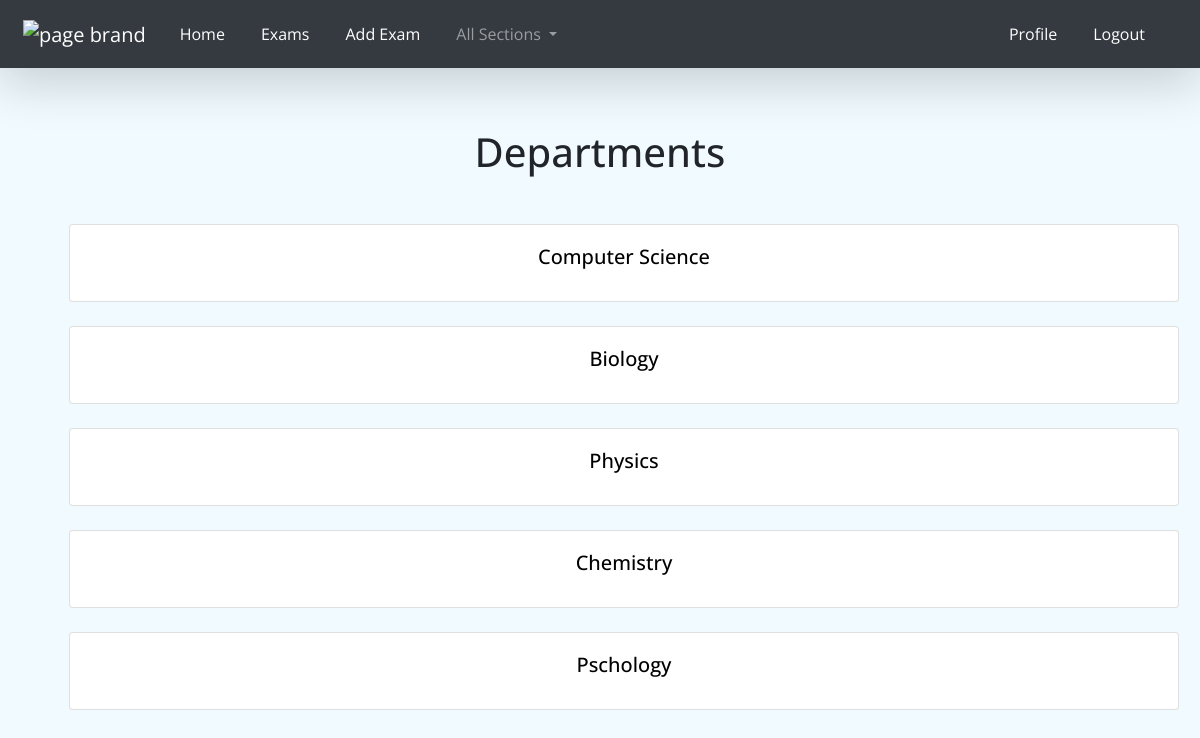
The page /department-list (signed in) on the database its author committed.
### university/models.py (models this page shows, shortened)
class Department(models.Model):
    department_name = models.CharField(max_length=150, unique=True)
    building = models.ForeignKey(Building,
                                 max_length=150, on_delete=models.SET_NULL, null=True, related_name="departments")
    slug = models.SlugField(max_length=100, blank=True, editable=False)
    def __str__(self):
        return self.department_name
    def get_absolute_url(self):
        return reverse("department-detail", args=[self.slug])

### university/views.py (the view, shortened to what this page needs)
# urls.py: path('department-list', login_required(views.DepartmentListView.as_view()), name='department-list'),
class DepartmentListView(View):
    def get(self, request):
        context = {}
        context['departments'] = Department.objects.all()
        return render(request, 'university/department_list.html', context)

### instructor/models.py (called while the page is built)
    def get_absolute_url(self):
        return reverse("profile", args=[self.id])

### university/templates/university/department_list.html (shortened to what this page needs)
{% extends "base.html" %}
{% load static %}
{% block links %}
<link rel="stylesheet" href="{% static 'university/department_list.css' %}">
{% endblock %}
{% block content %}
<div class="container">
    <h1 class="text-center m-5">Departments</h1>
    {% for department in departments %}
            <a href="{{department.get_absolute_url}}" class="card w-100 text-center m-4">
                <div class="card-body">
                    <h5 class="card-title">{{department}}</h5>
                </div>
            </a>
    {% endfor %}
</div>
{% endblock %}

### static/style/base.css (style rules this page uses)
* { font-family: "Open Sans", "Lato", sans-serif; }
.container { padding-top: 80px; }
.body { background-color: rgb(241, 251, 255); }

### university/static/university/department_list.css (style rules this page uses)
a, a:visited, a:active, a:link { text-decoration: none; color: black; transition: .4s all; }

### rows shown on the page
Department: department_name "Computer Science"
Department: department_name "Biology"
Department: department_name "Physics"
Department: department_name "Chemistry"
Department: department_name "Pschology"
